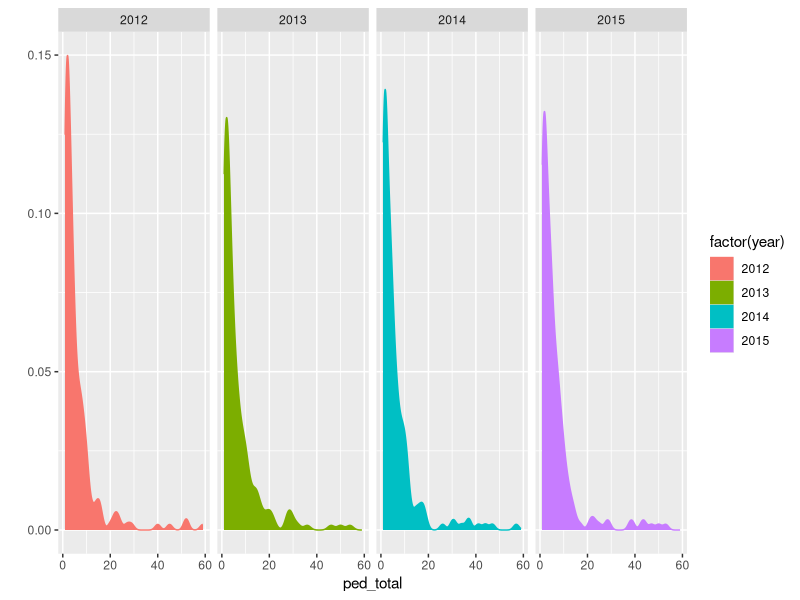
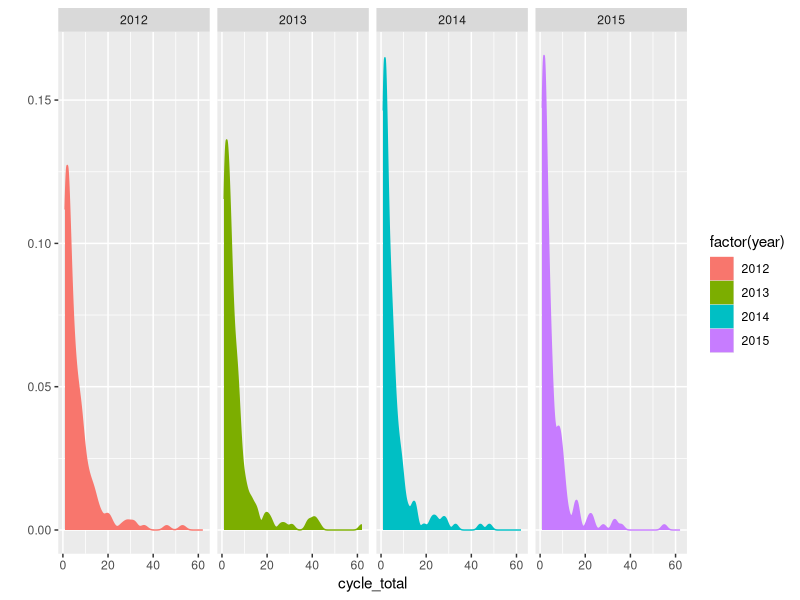
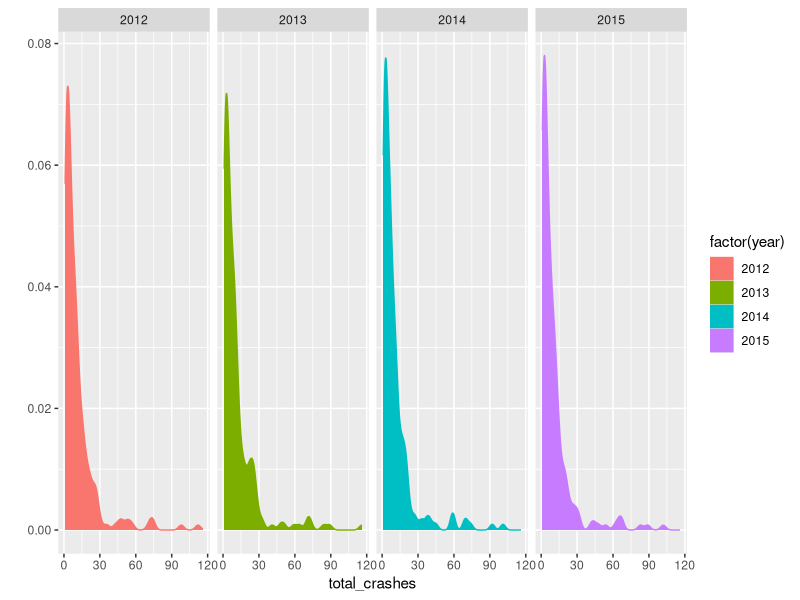
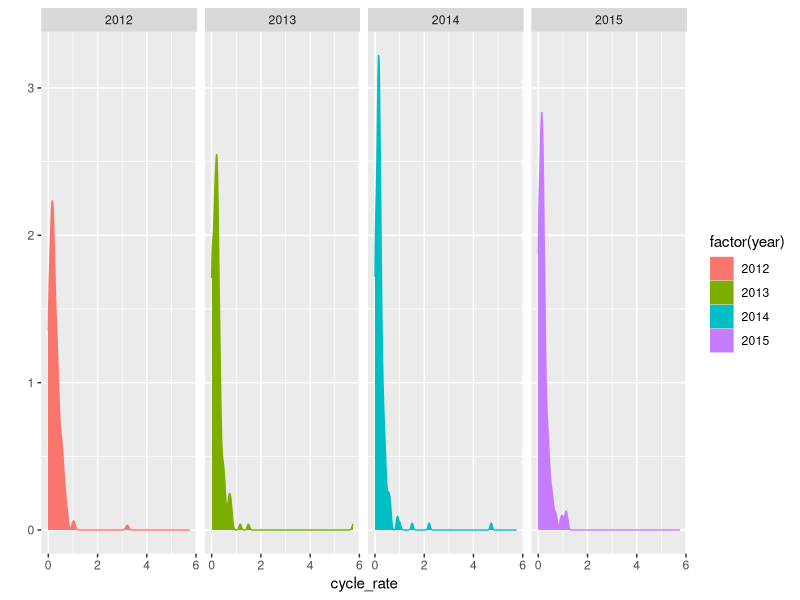
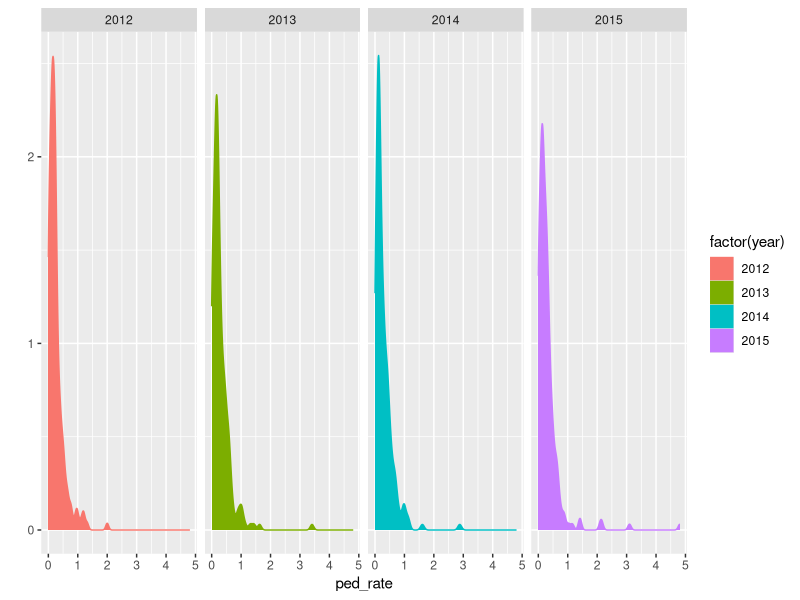
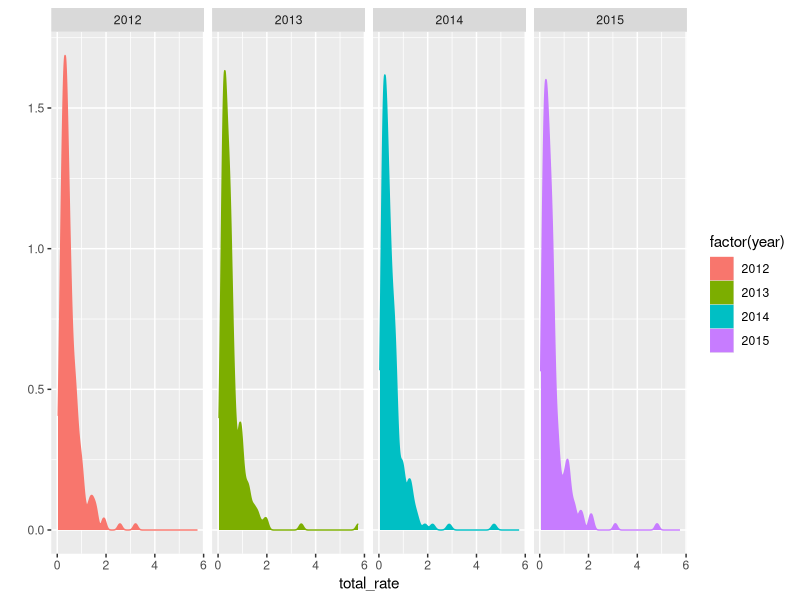
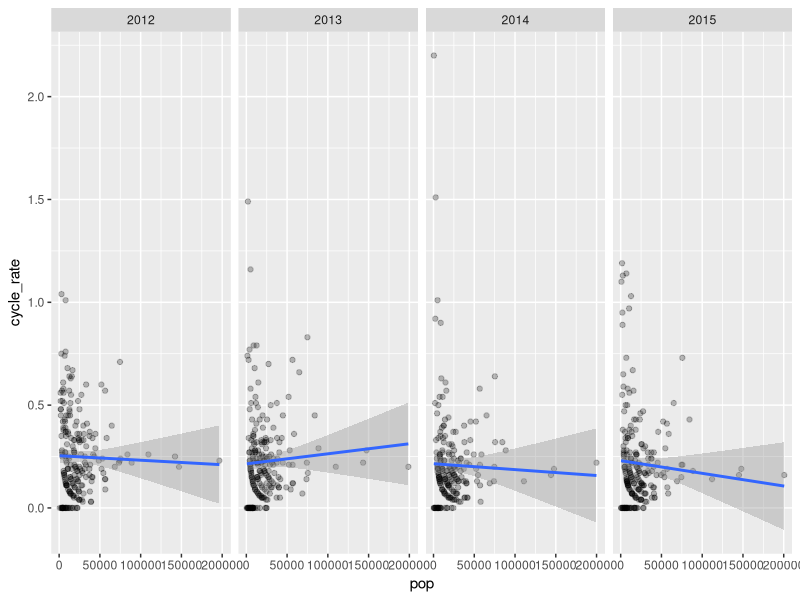
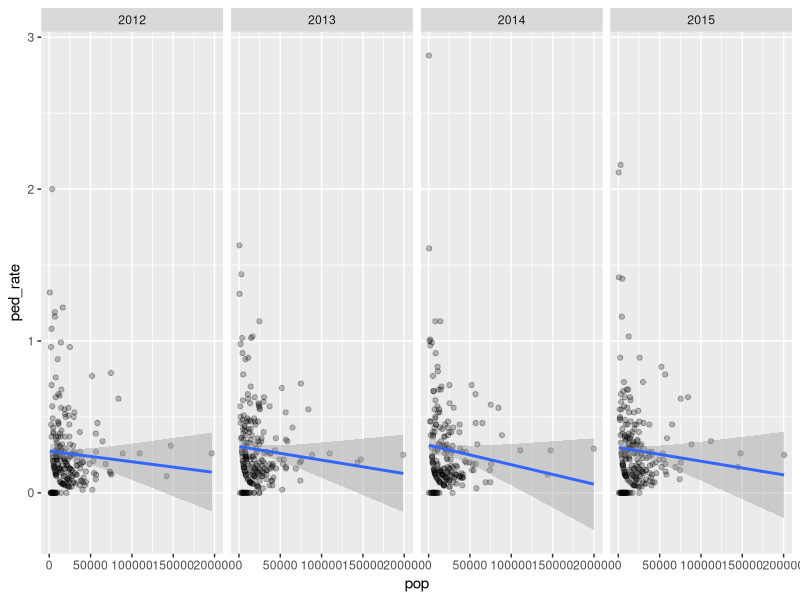

These figures' R source, in order:
# load the libraries 
library(readr)
library(ggplot2)
library(ggthemes)
#-------------------

df <- read_csv("data/all_crashData_0809.csv")
dfsum <- data.frame(unclass(summary(df)), check.names = FALSE, stringsAsFactors = FALSE)

# select everything except Chicago
df <- df[df$town != "Chicago",]


qplot(ped_total, data=df, 
      geom="density",
      fill = factor(year),
      color = factor(year)
      #alpha=I(.5) 
) +
  facet_grid(. ~ factor(year))

qplot(cycle_total, data=df, 
      geom="density",
      fill = factor(year),
      color = factor(year)
      #alpha=I(.5) 
) +
  facet_grid(. ~ factor(year))

qplot(total_crashes, data=df, 
      geom="density",
      fill = factor(year),
      color = factor(year)
      #alpha=I(.5) 
) +
  facet_grid(. ~ factor(year))

qplot(cycle_rate, data=df, 
      geom="density",
      fill = factor(year),
      color = factor(year)
      #alpha=I(.5) 
) +
  facet_grid(. ~ factor(year))

qplot(ped_rate, data=df, 
      geom="density",
      fill = factor(year),
      color = factor(year)
      #alpha=I(.5) 
) +
  facet_grid(. ~ factor(year))

qplot(total_rate, data=df, 
      geom="density",
      fill = factor(year),
      color = factor(year)
      #alpha=I(.5) 
) +
  facet_grid(. ~ factor(year))

# select everthing with total crash rate under 3
dfa <- df[df$total_rate < 3,]

qplot(pop,cycle_rate,
      data=dfa,
      alpha=I(.25)) + 
  stat_smooth(method="lm") +
  facet_grid(. ~ factor(year))

qplot(pop,ped_rate,
      data=dfa,
      alpha=I(.25)) + 
  stat_smooth(method="lm") +
  facet_grid(. ~ factor(year))

qplot(pop,total_rate,
      data=dfa,
      alpha=I(.25)) + 
  stat_smooth(method="lm") +
  facet_grid(. ~ factor(year))

qplot(pop,cycle_total,
      data=dfa,
      alpha=I(.25)) + 
  stat_smooth(method="lm") +
  facet_grid(. ~ factor(year))

qplot(pop,ped_total,
      data=dfa,
      alpha=I(.25)) + 
  stat_smooth(method="lm") +
  facet_grid(. ~ factor(year))

qplot(pop,total_crashes,
      data=dfa,
      alpha=I(.25)) + 
  stat_smooth(method="lm") +
  facet_grid(. ~ factor(year))
